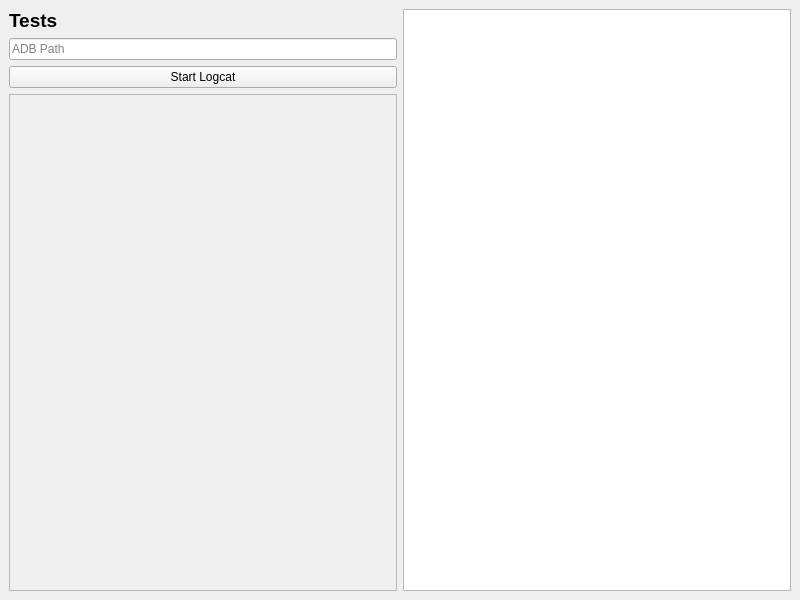
<?xml version="1.0" encoding="UTF-8"?>
<ui version="4.0">
 <class>MainWindow</class>
 <widget class="QMainWindow" name="MainWindow">
  <property name="geometry">
   <rect>
    <x>0</x>
    <y>0</y>
    <width>800</width>
    <height>600</height>
   </rect>
  </property>
  <property name="windowTitle">
   <string>Diagonal</string>
  </property>
  <widget class="QWidget" name="centralwidget">
   <layout class="QHBoxLayout" name="horizontalLayout">
    <item>
     <layout class="QVBoxLayout" name="verticalLayout">
      <property name="sizeConstraint">
       <enum>QLayout::SetDefaultConstraint</enum>
      </property>
      <item>
       <widget class="QLabel" name="label">
        <property name="font">
         <font>
          <pointsize>14</pointsize>
          <weight>75</weight>
          <bold>true</bold>
         </font>
        </property>
        <property name="text">
         <string>Tests</string>
        </property>
       </widget>
      </item>
      <item>
       <widget class="QLineEdit" name="adbPath">
        <property name="placeholderText">
         <string>ADB Path</string>
        </property>
       </widget>
      </item>
      <item>
       <widget class="QPushButton" name="logcatButton">
        <property name="text">
         <string>Start Logcat</string>
        </property>
        <property name="flat">
         <bool>false</bool>
        </property>
       </widget>
      </item>
      <item>
       <widget class="QScrollArea" name="testList_scroll">
        <property name="widgetResizable">
         <bool>false</bool>
        </property>
        <widget class="QWidget" name="scrollAreaWidgetContents">
         <property name="geometry">
          <rect>
           <x>0</x>
           <y>0</y>
           <width>385</width>
           <height>441</height>
          </rect>
         </property>
         <layout class="QVBoxLayout" name="verticalLayout_3">
          <item>
           <layout class="QVBoxLayout" name="testList"/>
          </item>
         </layout>
        </widget>
       </widget>
      </item>
     </layout>
    </item>
    <item>
     <widget class="QListWidget" name="outputLines">
      <property name="font">
       <font>
        <family>Monospace</family>
       </font>
      </property>
      <property name="selectionMode">
       <enum>QAbstractItemView::NoSelection</enum>
      </property>
     </widget>
    </item>
   </layout>
  </widget>
  <widget class="QMenuBar" name="menubar">
   <property name="geometry">
    <rect>
     <x>0</x>
     <y>0</y>
     <width>800</width>
     <height>30</height>
    </rect>
   </property>
  </widget>
 </widget>
 <resources/>
 <connections>
  <connection>
   <sender>logcatButton</sender>
   <signal>clicked()</signal>
   <receiver>MainWindow</receiver>
   <slot>logcatButtonClicked()</slot>
   <hints>
    <hint type="sourcelabel">
     <x>172</x>
     <y>108</y>
    </hint>
    <hint type="destinationlabel">
     <x>211</x>
     <y>575</y>
    </hint>
   </hints>
  </connection>
 </connections>
 <slots>
  <slot>logcatButtonClicked()</slot>
 </slots>
</ui>
